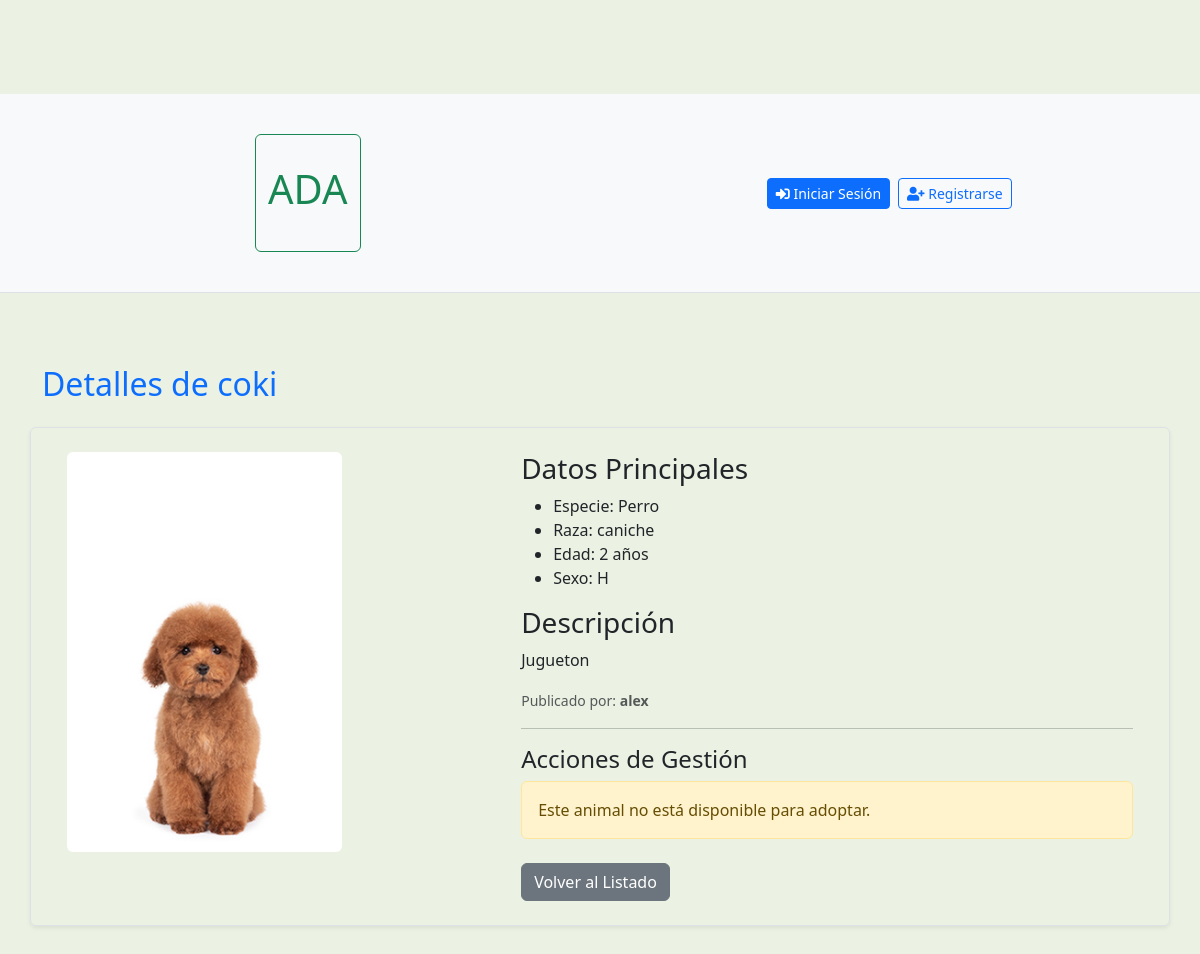
Screenshot of /animales/12/ with the database file from the repository.
### animales/models.py (models this page shows, shortened)
class Animal(models.Model):
    nombre = models.CharField(max_length=100)
    raza = models.CharField(max_length=100)
    especie = models.CharField(max_length=50)
    edad = models.IntegerField()
    SEXO_CHOICES = [ #opciones de genero
        ('M', 'Macho'),
        ('H', 'Hembra'),
    ]
    sexo = models.CharField(max_length=1, choices=SEXO_CHOICES)
    descripcion = models.TextField()
    foto = models.ImageField(upload_to='animales_fotos/', blank=True, null=True)
    disponible = models.BooleanField(default=True)# si el estado es disponible
    subido_por = models.ForeignKey(User, on_delete=models.CASCADE, related_name='animales_publicados')
    fecha_subida = models.DateTimeField(auto_now_add=True)
    adoptado = models.BooleanField(default=False)# Campo para el estado de adopción
    fecha_adopcion = models.DateTimeField(null=True, blank=True)# Campo para el estado de adopción

### animales/views.py (the view, shortened to what this page needs)
# urls.py: path('<int:pk>/', views.DetalleAnimal.as_view(), name='detalle_animal'),
class DetalleAnimal(DetailView):#muestra info detallada de un solo animal
    model = Animal
    template_name = 'animales/animal_detail.html'
    context_object_name = 'animal'
    def get_context_data(self, **kwargs):
        context = super().get_context_data(**kwargs)
        animal = self.get_object()
        context['puede_adoptar'] = True
        context['solicitud_aprobada'] = False
        if not animal.disponible and not context['solicitud_aprobada']:
             context['puede_adoptar'] = False
        return context

### animales/templates/animales/animal_detail.html (shortened to what this page needs)
{% extends 'base.html' %}
{% block content %}
    <h2 class="text-primary mb-4">Detalles de {{ animal.nombre }}</h2>
    <div class="row border p-4 rounded shadow-sm">
        <div class="col-md-5 mb-3 mb-md-0">
            {% if animal.foto %}
                <img src="{{ animal.foto.url }}" alt="Foto de {{ animal.nombre }}"
                    class="img-fluid rounded" style="max-height: 400px; object-fit: cover;">
            {% else %}
                <p class="alert alert-warning">No hay foto disponible</p>
            {% endif %}
        </div>
        <div class="col-md-7">
            <h3>Datos Principales</h3>
            <ul>
                <li>Especie: {{ animal.especie }}</li>
                <li>Raza: {{ animal.raza }}</li>
                <li>Edad: {{ animal.edad }} años</li>
                <li>Sexo: {{ animal.sexo }}</li>
            </ul>
            <h3>Descripción</h3>
            <p>{{ animal.descripcion }}</p>
            {% if animal.subido_por %}
                <p>
                    <small class="text-muted">
                        Publicado por: <strong>{{ animal.subido_por.username }}</strong>
                    </small>
                </p>
            {% endif %}
            <hr>
            <div class="acciones">
                <h4>Acciones de Gestión</h4>
                {% if solicitud_aprobada %}
                    <div class="alert alert-success">
                        ¡Felicitaciones! Tu solicitud para {{ animal.nombre }} fué aprobada.
                        {{ animal.subido_por.username }} te va acontactar.
                    </div>
                {% elif puede_adoptar %}
                    <a href="{% url 'animales:adoptar_confirmacion' pk=animal.pk %}" class="btn btn-success">
                        Adoptar este Animal
                    </a>
                {% else %}
                    {% if not animal.disponible and not solicitud_aprobada %}
                        <div class="alert alert-warning">
                            Este animal no está disponible para adoptar.
                        </div>
                    {% elif animal.subido_por == user and animal.disponible %}
                        <a href="{% url 'animales:modificar_animal' pk=animal.pk %}" class="btn btn-info">Modificar</a>
                        <a href="{% url 'animales:eliminar_animal' pk=animal.pk %}" class="btn btn-danger">Eliminar</a>
                    {% endif %}
                {% endif %}
                <a href="{% url 'animales:lista_animales' %}" class="btn btn-secondary mt-2">
                    Volver al Listado
                </a>
            </div>
            </div>
    </div>
{% endblock %}

### static/css/estilos.css (style rules this page uses)
body { background-color: rgba(229, 238, 219, 0.76) !important; padding-top: 70px; }

### templates/base.html (style rules this page uses)
body { font-family: Arial, sans-serif; }

### rows the page displays
Animal: nombre "coki", foto (picture), especie "Perro", raza "caniche", edad "2", sexo "H", descripcion "Jugueton", subido_por.username "alex"
